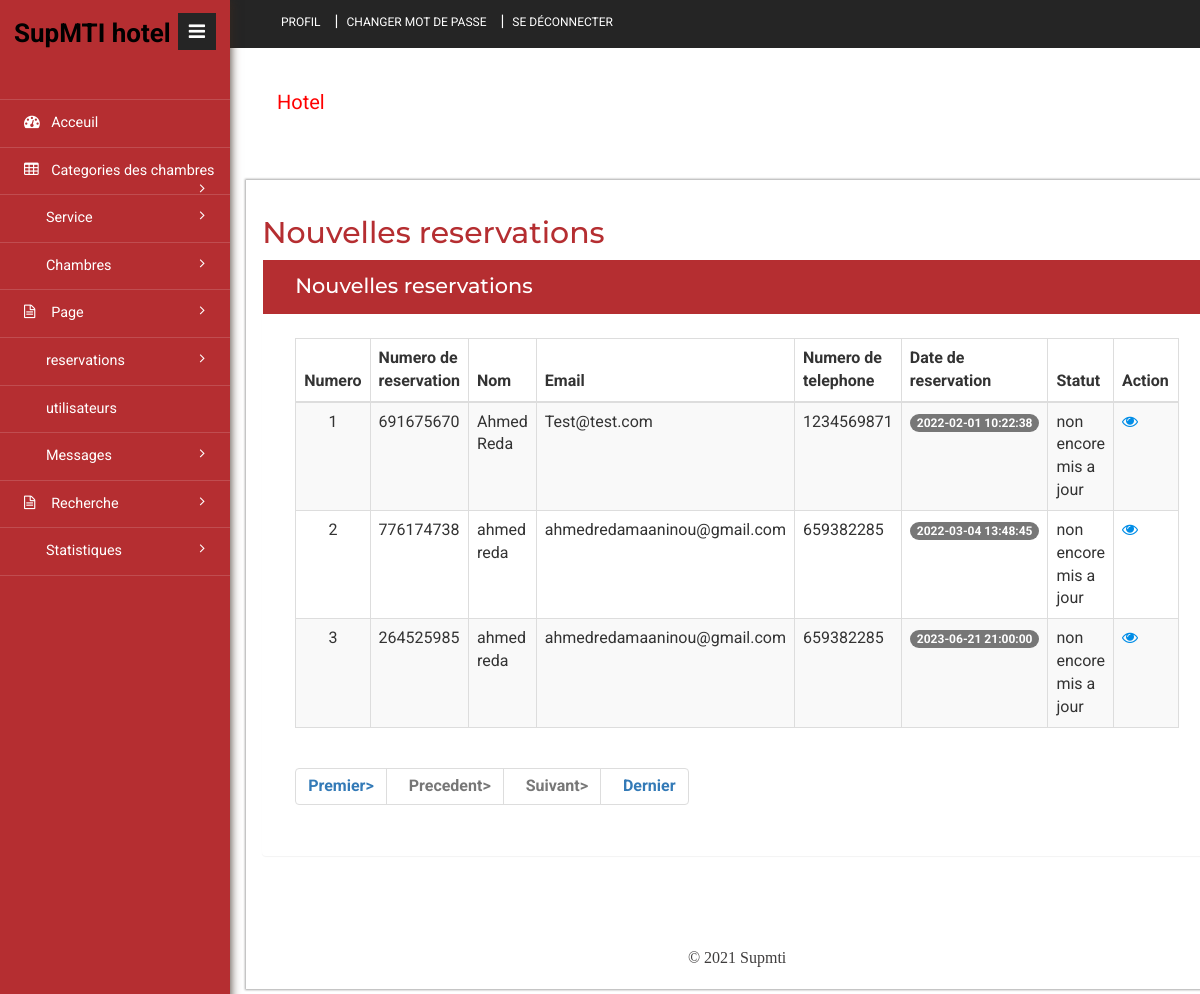
Page /supmti/admin/new-booking.php (signed in) on the committed database.
### tables this page shows
CREATE TABLE `tblbooking` (
  `ID` int(10) NOT NULL,
  `RoomId` int(5) DEFAULT NULL,
  `BookingNumber` varchar(120) DEFAULT NULL,
  `UserID` int(5) NOT NULL,
  `IDType` varchar(120) DEFAULT NULL,
  `Gender` varchar(50) DEFAULT NULL,
  `Address` mediumtext DEFAULT NULL,
  `CheckinDate` varchar(200) DEFAULT NULL,
  `CheckoutDate` varchar(200) DEFAULT NULL,
  `BookingDate` timestamp NULL DEFAULT current_timestamp(),
  `Remark` varchar(50) DEFAULT NULL,
  `Status` varchar(50) DEFAULT NULL,
  `UpdationDate` timestamp NULL DEFAULT NULL ON UPDATE current_timestamp()
);

CREATE TABLE `tbluser` (
  `ID` int(10) NOT NULL,
  `FullName` varchar(200) DEFAULT NULL,
  `MobileNumber` bigint(10) DEFAULT NULL,
  `Email` varchar(120) DEFAULT NULL,
  `Password` varchar(120) DEFAULT NULL,
  `RegDate` timestamp NULL DEFAULT current_timestamp()
);

### supmti/admin/new-booking.php (the view, shortened to what this page needs)
<?php
include('includes/dbconnection.php');
if (strlen($_SESSION['hbmsaid']==0)) {
  header('location:logout.php');
  } else{
?>
<!DOCTYPE HTML>
<html>
<head>
<link href="css/bootstrap.min.css" rel='stylesheet' type='text/css' />
<link href="css/style.css" rel='stylesheet' type='text/css' />
<link href="css/font-awesome.css" rel="stylesheet">
<link rel="stylesheet" href="css/icon-font.min.css" type='text/css' />
</head>
<body>
   <div class="page-container">
	<div class="left-content">
	   <div class="inner-content">
			<?php include_once('includes/header.php');?>
			<div class="content">
<div class="women_main">
	<div class="grids">
					<div class="progressbar-heading grids-heading">
						<h2>Nouvelles reservations</h2>
					</div>
					<div class="panel panel-widget forms-panel">
						<div class="forms">
							<div class="form-grids widget-shadow" data-example-id="basic-forms">
								<div class="form-title">
									<h4>Nouvelles reservations</h4>
								</div>
								<div class="form-body">
									     <table class="table table-bordered table-striped table-vcenter js-dataTable-full-pagination">
                                <thead>
                                    <tr>
                                        <th class="text-center">Numero</th>
                                        <th>Numero de reservation </th>
                                        <th>Nom</th>
                                        <th class="d-none d-sm-table-cell">Email</th>
                                        <th class="d-none d-sm-table-cell">Numero de telephone</th>
                                        <th class="d-none d-sm-table-cell">Date de reservation</th>
                                        <th class="d-none d-sm-table-cell">Statut</th>
                                        <th class="d-none d-sm-table-cell" style="width: 15%;">Action</th>
                                       </tr>
                                </thead>
                                <tbody>
                                    <?php
                                    if (isset($_GET['pageno'])) {
            $pageno = $_GET['pageno'];
        } else {
            $pageno = 1;
        }
       $no_of_records_per_page = 10;
        $offset = ($pageno-1) * $no_of_records_per_page;
        $ret = "SELECT ID FROM tblbooking";
$query1 = $dbh -> prepare($ret);
$query1->execute();
$total_rows=$query1->rowCount();
$total_pages = ceil($total_rows / $no_of_records_per_page);
$sql="SELECT tbluser.*,tblbooking.BookingNumber,tblbooking.Status,tblbooking.BookingDate from tblbooking join tbluser on tblbooking.UserID=tbluser.ID where tblbooking.Status is null LIMIT $offset, $no_of_records_per_page";
$query = $dbh -> prepare($sql);
$query->execute();
$results=$query->fetchAll(PDO::FETCH_OBJ);
$cnt=1;
if($query->rowCount() > 0)
{
foreach($results as $row)
{               ?>
                                    <tr>
                                        <td class="text-center"><?php echo htmlentities($cnt);?></td>
                                        <td class="font-w600"><?php  echo htmlentities($row->BookingNumber);?></td>
                                        <td class="font-w600"><?php  echo htmlentities($row->FullName);?></td>
                                        <td class="d-none d-sm-table-cell"><?php  echo htmlentities($row->Email);?></td>
                                        <td class="d-none d-sm-table-cell"><?php  echo htmlentities($row->MobileNumber);?></td>
                                        <td class="d-none d-sm-table-cell">
                                            <span class="badge badge-primary"><?php  echo htmlentities($row->BookingDate);?></span>
                                        </td>
                                         <?php if($row->Status==""){ ?>
                     <td class="font-w600"><?php echo "non encore mis a jour "; ?></td>
<?php } else { ?>
                                        <td class="d-none d-sm-table-cell">
                                            <span class="badge badge-primary"><?php  echo htmlentities($row->Status);?></span>
                                        </td>
<?php } ?>
                                          <td class="d-none d-sm-table-cell"><a href="view-booking-detail.php?bookingid=<?php echo htmlentities ($row->BookingNumber);?>"><i class="fa fa-eye" aria-hidden="true"></i></a></td>
                                    </tr>
                                    <?php $cnt=$cnt+1;}} else{ ?>
                                 <tr>
                                	<td colspan="8" style="color:red; font-size:22px; text-align:center">Pas d'info trouvee</td>
                                </tr>
                                <?php } ?>
                                </tbody>
                            </table>
                            <div align="left">
    <ul class="pagination" >
        <li><a href="?pageno=1"><strong>Premier></strong></a></li>
        <li class="<?php if($pageno <= 1){ echo 'disabled'; } ?>">
            <a href="<?php if($pageno <= 1){ echo '#'; } else { echo "?pageno=".($pageno - 1); } ?>"><strong style="padding-left: 10px">Precedent></strong></a>
        </li>
        <li class="<?php if($pageno >= $total_pages){ echo 'disabled'; } ?>">
            <a href="<?php if($pageno >= $total_pages){ echo '#'; } else { echo "?pageno=".($pageno + 1); } ?>"><strong style="padding-left: 10px">Suivant></strong></a>
        </li>
        <li><a href="?pageno=<?php echo $total_pages; ?>"><strong style="padding-left: 10px">Dernier</strong></a></li>
    </ul>
</div>
								</div>
							</div>
						</div>
					</div>
				</div>
<?php include_once('includes/footer.php');?>
</div>
</div>
		</div>
</div>
			<?php include_once('includes/sidebar.php');?>
							</div>
</body>
</html><?php }  ?>

### rows in the picture
tblbooking: BookingNumber "691675670", UserID.FullName "Ahmed Reda", UserID.Email "Test@test.com", UserID.MobileNumber "1234569871", BookingDate "2022-02-01 10:22:38", shows "non encore mis a jour"
tblbooking: BookingNumber "776174738", UserID.FullName "ahmed reda", UserID.Email "ahmedredamaaninou@gmail.com", UserID.MobileNumber "659382285", BookingDate "2022-03-04 13:48:45", shows "non encore mis a jour"
tblbooking: BookingNumber "264525985", UserID.FullName "ahmed reda", UserID.Email "ahmedredamaaninou@gmail.com", UserID.MobileNumber "659382285", BookingDate "2023-06-21 21:00:00", shows "non encore mis a jour"
